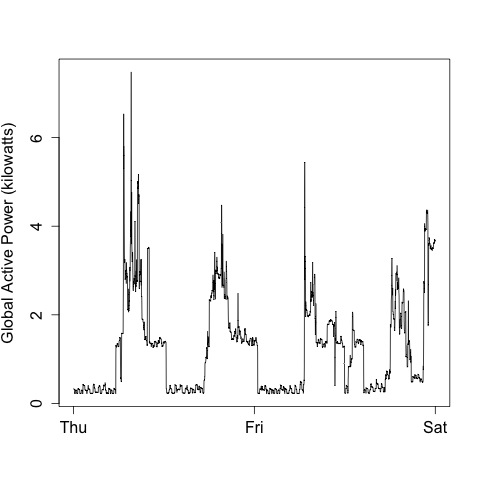

Write the R code that produced this figure.
library(datasets)

setwd("~/Desktop/project1")
rawData <- read.csv("power.txt", sep=";", stringsAsFactors=FALSE)

filteredData <- rawData[rawData$Date == "1/2/2007" | rawData$Date == "2/2/2007",]

x <- as.numeric(filteredData[[3]])

plot(x, type="l", ylab="Global Active Power (kilowatts)", xlab="", xaxt='n')
axis(1, 1, "Thu")
axis(1, 1440, "Fri")
axis(1, 2880, "Sat")

dev.copy(png, file="plot2.png")
dev.off()
